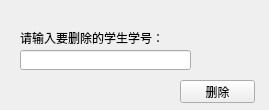
<?xml version="1.0" encoding="UTF-8"?>
<ui version="4.0">
 <class>DeletePanel</class>
 <widget class="QWidget" name="DeletePanel">
  <property name="geometry">
   <rect>
    <x>0</x>
    <y>0</y>
    <width>269</width>
    <height>110</height>
   </rect>
  </property>
  <property name="windowTitle">
   <string>Form</string>
  </property>
  <widget class="QLineEdit" name="line">
   <property name="geometry">
    <rect>
     <x>20</x>
     <y>50</y>
     <width>171</width>
     <height>20</height>
    </rect>
   </property>
  </widget>
  <widget class="QLabel" name="label">
   <property name="geometry">
    <rect>
     <x>20</x>
     <y>30</y>
     <width>151</width>
     <height>16</height>
    </rect>
   </property>
   <property name="text">
    <string>请输入要删除的学生学号：</string>
   </property>
  </widget>
  <widget class="QPushButton" name="btn">
   <property name="geometry">
    <rect>
     <x>180</x>
     <y>80</y>
     <width>75</width>
     <height>23</height>
    </rect>
   </property>
   <property name="text">
    <string>删除</string>
   </property>
  </widget>
 </widget>
 <resources/>
 <connections/>
</ui>
